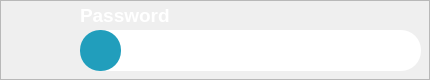
                <widget class="QFrame" name="password_grp">
                 <property name="enabled">
                  <bool>true</bool>
                 </property>
                 <property name="minimumSize">
                  <size>
                   <width>0</width>
                   <height>50</height>
                  </size>
                 </property>
                 <property name="styleSheet">
                  <string notr="true">#password_grp {
	background-color: #1A1F71;
	border-radius: 20px;
}

#inputBox2{
	background-color: #FFFFFF;
	border-radius: 20px;
}

#password_icon{
	background-color: #219EBC;
	border-radius: 20px;
}

#lineEdit_6{
	background-color: #FFFFFF;
	border-radius: 20px;
}</string>
                 </property>
                 <property name="frameShape">
                  <enum>QFrame::Shape::StyledPanel</enum>
                 </property>
                 <property name="frameShadow">
                  <enum>QFrame::Shadow::Raised</enum>
                 </property>
                 <widget class="QFrame" name="inputBox2">
                  <property name="geometry">
                   <rect>
                    <x>80</x>
                    <y>30</y>
                    <width>341</width>
                    <height>41</height>
                   </rect>
                  </property>
                  <property name="frameShape">
                   <enum>QFrame::Shape::StyledPanel</enum>
                  </property>
                  <property name="frameShadow">
                   <enum>QFrame::Shadow::Raised</enum>
                  </property>
                  <widget class="QLineEdit" name="lineEdit_6">
                   <property name="geometry">
                    <rect>
                     <x>50</x>
                     <y>10</y>
                     <width>271</width>
                     <height>21</height>
                    </rect>
                   </property>
                   <property name="palette">
                    <palette>
                     <active>
                      <colorrole role="Button">
                       <brush brushstyle="SolidPattern">
                        <color alpha="255">
                         <red>255</red>
                         <green>255</green>
                         <blue>255</blue>
                        </color>
                       </brush>
                      </colorrole>
                      <colorrole role="Text">
                       <brush brushstyle="SolidPattern">
                        <color alpha="255">
                         <red>0</red>
                         <green>0</green>
                         <blue>0</blue>
                        </color>
                       </brush>
                      </colorrole>
                      <colorrole role="Base">
                       <brush brushstyle="SolidPattern">
                        <color alpha="255">
                         <red>255</red>
                         <green>255</green>
                         <blue>255</blue>
                        </color>
                       </brush>
                      </colorrole>
                      <colorrole role="Window">
                       <brush brushstyle="SolidPattern">
                        <color alpha="255">
                         <red>255</red>
                         <green>255</green>
                         <blue>255</blue>
                        </color>
                       </brush>
                      </colorrole>
                      <colorrole role="Accent">
                       <brush brushstyle="SolidPattern">
                        <color alpha="255">
                         <red>33</red>
                         <green>158</green>
                         <blue>188</blue>
                        </color>
                       </brush>
                      </colorrole>
                     </active>
                     <inactive>
                      <colorrole role="Button">
                       <brush brushstyle="SolidPattern">
                        <color alpha="255">
                         <red>255</red>
                         <green>255</green>
                         <blue>255</blue>
                        </color>
                       </brush>
                      </colorrole>
                      <colorrole role="Text">
                       <brush brushstyle="SolidPattern">
                        <color alpha="255">
                         <red>0</red>
                         <green>0</green>
                         <blue>0</blue>
                        </color>
                       </brush>
                      </colorrole>
                      <colorrole role="Base">
                       <brush brushstyle="SolidPattern">
                        <color alpha="255">
                         <red>255</red>
                         <green>255</green>
                         <blue>255</blue>
                        </color>
                       </brush>
                      </colorrole>
                      <colorrole role="Window">
                       <brush brushstyle="SolidPattern">
                        <color alpha="255">
                         <red>255</red>
                         <green>255</green>
                         <blue>255</blue>
                        </color>
                       </brush>
                      </colorrole>
                      <colorrole role="Accent">
                       <brush brushstyle="SolidPattern">
                        <color alpha="255">
                         <red>33</red>
                         <green>158</green>
                         <blue>188</blue>
                        </color>
                       </brush>
                      </colorrole>
                     </inactive>
                     <disabled>
                      <colorrole role="Button">
                       <brush brushstyle="SolidPattern">
                        <color alpha="255">
                         <red>255</red>
                         <green>255</green>
                         <blue>255</blue>
                        </color>
                       </brush>
                      </colorrole>
                      <colorrole role="Base">
                       <brush brushstyle="SolidPattern">
                        <color alpha="255">
                         <red>255</red>
                         <green>255</green>
                         <blue>255</blue>
                        </color>
                       </brush>
                      </colorrole>
                      <colorrole role="Window">
                       <brush brushstyle="SolidPattern">
                        <color alpha="255">
                         <red>255</red>
                         <green>255</green>
                         <blue>255</blue>
                        </color>
                       </brush>
                      </colorrole>
                      <colorrole role="Accent">
                       <brush brushstyle="SolidPattern">
                        <color alpha="255">
                         <red>33</red>
                         <green>158</green>
                         <blue>188</blue>
                        </color>
                       </brush>
                      </colorrole>
                     </disabled>
                    </palette>
                   </property>
                   <property name="autoFillBackground">
                    <bool>false</bool>
                   </property>
                   <property name="text">
                    <string/>
                   </property>
                  </widget>
                  <widget class="QFrame" name="password_icon">
                   <property name="geometry">
                    <rect>
                     <x>0</x>
                     <y>0</y>
                     <width>41</width>
                     <height>41</height>
                    </rect>
                   </property>
                   <property name="frameShape">
                    <enum>QFrame::Shape::StyledPanel</enum>
                   </property>
                   <property name="frameShadow">
                    <enum>QFrame::Shadow::Raised</enum>
                   </property>
                   <widget class="QLabel" name="label_14">
                    <property name="geometry">
                     <rect>
                      <x>0</x>
                      <y>10</y>
                      <width>31</width>
                      <height>21</height>
                     </rect>
                    </property>
                    <property name="font">
                     <font>
                      <pointsize>48</pointsize>
                      <bold>true</bold>
                     </font>
                    </property>
                    <property name="layoutDirection">
                     <enum>Qt::LayoutDirection::RightToLeft</enum>
                    </property>
                    <property name="styleSheet">
                     <string notr="true"/>
                    </property>
                    <property name="text">
                     <string/>
                    </property>
                    <property name="pixmap">
                     <pixmap>assets/login_passwrod.png</pixmap>
                    </property>
                   </widget>
                  </widget>
                 </widget>
                 <widget class="QLabel" name="label_15">
                  <property name="geometry">
                   <rect>
                    <x>80</x>
                    <y>0</y>
                    <width>161</width>
                    <height>31</height>
                   </rect>
                  </property>
                  <property name="font">
                   <font>
                    <pointsize>48</pointsize>
                    <bold>true</bold>
                   </font>
                  </property>
                  <property name="styleSheet">
                   <string notr="true"/>
                  </property>
                  <property name="text">
                   <string>&lt;html&gt;&lt;head/&gt;&lt;body&gt;&lt;p&gt;&lt;span style=&quot; font-size:14pt; color:#ffffff;&quot;&gt;Password&lt;/span&gt;&lt;/p&gt;&lt;/body&gt;&lt;/html&gt;</string>
                  </property>
                 </widget>
                </widget>
